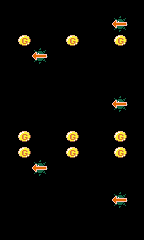

A 2D game scene composited from a Tiled map and its tileset images. What follows is a short description and the map's XML, with every tile layer's data as written:
An orthogonal 9x15 tile map with 16x16 px tiles, 1 tile layer (map).

<map version="1.0" orientation="orthogonal" renderorder="right-down" width="9" height="15" tilewidth="16" tileheight="16" nextobjectid="1">
 <tileset firstgid="1" name="tileset" tilewidth="16" tileheight="16" tilecount="64" columns="8">
  <image source="tileset.png" width="128" height="128" />
 </tileset>
 <layer name="map" width="9" height="15">
  <data encoding="csv">
0,0,0,0,0,0,0,0,0,
0,0,0,0,0,0,0,2,0,
0,25,0,0,25,0,0,25,0,
0,0,2,0,0,0,0,0,0,
0,0,0,0,0,0,0,0,0,
0,0,0,0,0,0,0,0,0,
0,0,0,0,0,0,0,2,0,
0,0,0,0,0,0,0,0,0,
0,25,0,0,25,0,0,25,0,
0,25,0,0,25,0,0,25,0,
0,0,2,0,0,0,0,0,0,
0,0,0,0,0,0,0,0,0,
0,0,0,0,0,0,0,2,0,
0,0,0,0,0,0,0,0,0,
0,0,0,0,0,0,0,0,0
</data>
 </layer>
</map>
